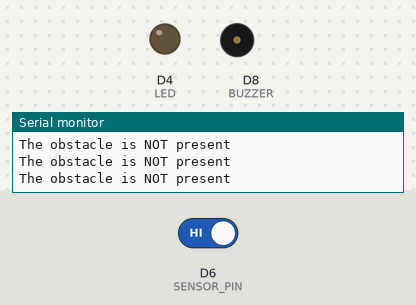
Simulated run of this sketch. Board: ESP8266 (NodeMCU). Shown: output pins drawn as LEDs (lit = HIGH), buzzer (waves = sounding, pin HIGH), the last lines printed to the serial monitor. The inputs (shaded band) are chosen by the test bench; at power-on: D6 (SENSOR_PIN) HIGH.

Above: at 2.8 s.
2.9 s: D6 (SENSOR_PIN) driven LOW
At 4.2 s:
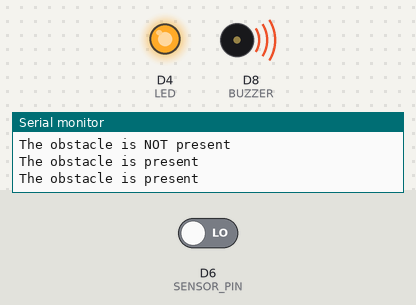
4.5 s: D6 (SENSOR_PIN) driven HIGH
At 5.9 s:
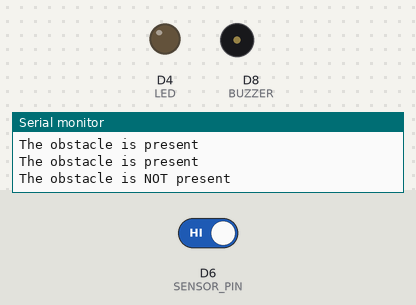
Timing chart, 0 to 7.5 s (numbered marks = the images above; inputs shaded):
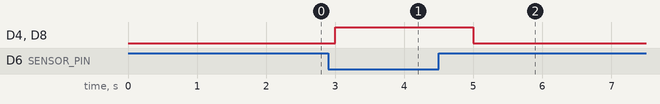

Measured:
- after the input at 2.9 s, D4 (LED), D8 (BUZZER): LOW → HIGH after 0.10 s
- after the input at 4.5 s, D4 (LED), D8 (BUZZER): HIGH → LOW after 0.50 s

The sketch:

IR_sensor_using_Buzzer.ino
```cpp
const int SENSOR_PIN=D6;
const int LED=D4;
const int BUZZER=D8;

void setup() {

  Serial.begin(9600);
  pinMode(SENSOR_PIN, INPUT);
  pinMode(LED,OUTPUT);
  pinMode(BUZZER,OUTPUT);
}

void loop() {
  // read the state of the the input pin:
  int state = digitalRead(SENSOR_PIN);

  if (state == LOW)
  {
    Serial.println("The obstacle is present");

      digitalWrite(LED,HIGH);
      digitalWrite(BUZZER,HIGH);
    }
  else
  {
    Serial.println("The obstacle is NOT present");

      digitalWrite(LED,LOW);
      digitalWrite(BUZZER,LOW);
      }
  delay(1000);
}
```
